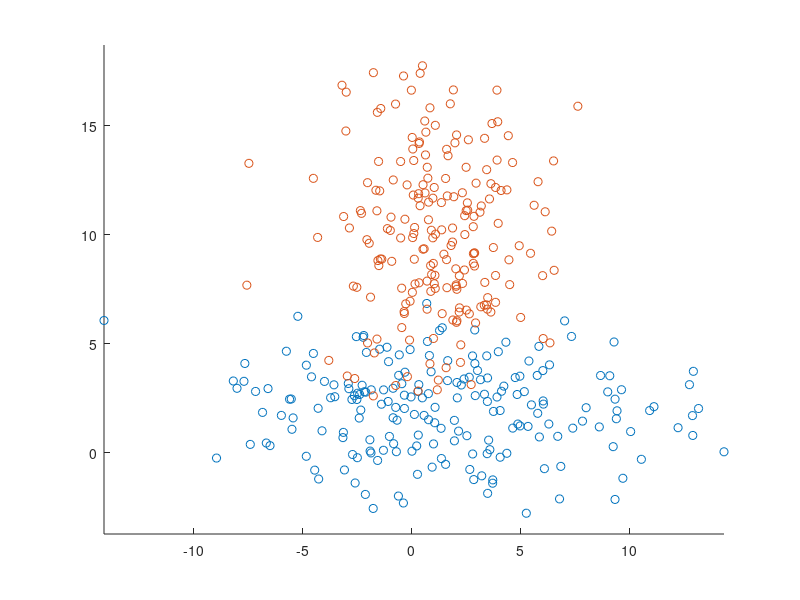

This chart was generated by the following MATLAB code: (Note: this script raises an error after producing the figure.)
% Two gaussian

rng(0)

X1 = bsxfun(@times,randn(1000,2),[5 2]);
X1 = bsxfun(@plus,X1,[1 2]);
X2 = bsxfun(@times,randn(1000,2),[2.5 3.5]);
X2 = bsxfun(@plus,X2,[1 10]);
X3 = bsxfun(@times,randn(200,2),[5 2]);
X3 = bsxfun(@plus,X3,[1 2]);
X4 = bsxfun(@times,randn(200,2),[2.5 3.5]);
X4 = bsxfun(@plus,X4,[1 10]);

scatter(X3(:,1),X3(:,2),'bx')
hold on
scatter(X4(:,1),X4(:,2),'rx')
axis equal
set(gcf,'renderer','zbuffer');


xTrain = [X1;X2] ;
xTrain = [xTrain ones(size(xTrain,1),1)] ;
yTrain = [ones(size(X1,1),1) ; -ones(size(X2,1),1)] ;

xTest = [X3;X4] ;
xTest = [xTest ones(size(xTest,1),1)] ;
yTest = [ones(size(X3,1),1) ; -ones(size(X4,1),1)] ;


fieldsize=-20:0.1:20;
[xx,yy] = meshgrid(fieldsize,fieldsize);
xGrid = [xx(:) yy(:) ones(length(yy(:)),1)];

flogistic=@(x)(1./(1+exp(-x)));

% PB1 (primal same as logistic Newton-Raphson folder)
c=0.001; w0=zeros(size(xTrain,2),1) ;
PB1=LP_primal_logistic_reg_problem(xTrain,yTrain);
tic;
w_pb1= LP_damped_newton_method(PB1,c,w0);
train_time_primal = toc;
tic;
w_pb1_nr= LP_newton_raphson(PB1,c,w0);
train_time_primal_nr = toc;

val = flogistic(xGrid*w_pb1) ; val = reshape(val,length(fieldsize),length(fieldsize)) ;
contour(xx,yy,val,[0.5 0.5],'r','LineWidth',2);
val = flogistic(xGrid*w_pb1_nr) ; val = reshape(val,length(fieldsize),length(fieldsize)) ;
contour(xx,yy,val,[0.5 0.5],'--r','LineWidth',4);

% PB2: dual (Kernel logistic regression)
% linear kernel
c=0.001; alpha0=zeros(size(xTrain,1),1) ;

K = xTrain*xTrain' ;
PB2=LP_dual_logistic_reg_problem(K,yTrain);

tic;
alpha_pb2= LP_damped_newton_method(PB2,c,alpha0);
train_time_dual_lin = toc;
tic;
alpha_pb2_nr= LP_newton_raphson(PB2,c,alpha0);
train_time_dual_lin_nr = toc;

Kgrid=xGrid*xTrain';
sumProduct_grid = zeros(size(xGrid,1),1);
for i=1:size(xGrid,1)
    sumProduct_grid(i) =  Kgrid(i,:) * alpha_pb2 ;
end
Ktest_lin=xTest*xTrain';
sumProduct_lin = zeros(size(xTest,1),1);
for i=1:size(xTest,1)
    sumProduct_lin(i) =  Ktest_lin(i,:) * alpha_pb2 ;
end

sumProduct_grid_nr = zeros(size(xGrid,1),1);
for i=1:size(xGrid,1)
    sumProduct_grid_nr(i) =  Kgrid(i,:) * alpha_pb2_nr ;
end
sumProduct_lin_nr = zeros(size(xTest,1),1);
for i=1:size(xTest,1)
    sumProduct_lin_nr(i) =  Ktest_lin(i,:) * alpha_pb2_nr ;
end


val = flogistic(sumProduct_grid) ; val = reshape(val,length(fieldsize),length(fieldsize)) ;
contour(xx,yy,val,[0.5 0.5],'b' );
val = flogistic(sumProduct_grid_nr) ; val = reshape(val,length(fieldsize),length(fieldsize)) ;
contour(xx,yy,val,[0.5 0.5],'--b','LineWidth',2 );


% PB3: dual (Kernel logistic regression)
% RBF kernel
c=0.001; alpha0=zeros(size(xTrain,1),1) ;
sigma = 0.001;
K = zeros(size(K)) ;
for i=1:size(K,1)
    u=xTrain(i,:);
    K(i,:) = exp(-sigma*(sum(bsxfun(@minus,xTrain,u).^2,2))) ;
end

PB3=LP_dual_logistic_reg_problem(K,yTrain);

tic;
alpha_pb3= LP_damped_newton_method(PB3,c,alpha0);
train_time_dual_rbf = toc;
tic;
alpha_pb3_nr= LP_newton_raphson(PB3,c,alpha0);
train_time_dual_rbf_nr = toc;


Kgrid=zeros(size(xGrid,1),size(xTrain,1));
for i=1:size(xGrid,1)
    u=xGrid(i,:);
    Kgrid(i,:) = exp(-sigma*(sum(bsxfun(@minus,xTrain,u).^2,2))) ;
end
Ktest_rbf=zeros(size(xTest,1),size(xTrain,1));
for i=1:size(xTest,1)
    u=xTest(i,:);
    Ktest_rbf(i,:) = exp(-sigma*(sum(bsxfun(@minus,xTrain,u).^2,2))) ;
end


sumProduct_grid = zeros(size(xGrid,1),1);
for i=1:size(xGrid,1)
    sumProduct_grid(i) =  Kgrid(i,:) * alpha_pb3 ;
end
sumProduct_rbf = zeros(size(xTest,1),1);
for i=1:size(xTest,1)
    sumProduct_rbf(i) =  Ktest_rbf(i,:) * alpha_pb3 ;
end
sumProduct_grid_nr = zeros(size(xGrid,1),1);
for i=1:size(xGrid,1)
    sumProduct_grid_nr(i) =  Kgrid(i,:) * alpha_pb3_nr ;
end
sumProduct_rbf_nr = zeros(size(xTest,1),1);
for i=1:size(xTest,1)
    sumProduct_rbf_nr(i) =  Ktest_rbf(i,:) * alpha_pb3_nr ;
end


val = flogistic(sumProduct_grid) ; val = reshape(val,length(fieldsize),length(fieldsize)) ;
contour(xx,yy,val,[0.5 0.5],'g' );
val = flogistic(sumProduct_grid_nr) ; val = reshape(val,length(fieldsize),length(fieldsize)) ;
contour(xx,yy,val,[0.5 0.5],'--g','LineWidth',2 );

% error damped newton
sc_primal=flogistic(xTest*w_pb1);
sc_dual_lin=flogistic(sumProduct_lin);
sc_dual_rbf=flogistic(sumProduct_rbf);

error_primal = sum((sc_primal < 0.5) == (yTest==1))
error_dual_lin = sum((sc_dual_lin < 0.5) == (yTest==1))
error_dual_rbf = sum((sc_dual_rbf < 0.5) == (yTest==1))

train_time_primal
train_time_dual_lin
train_time_dual_rbf


% error newton raphson
sc_primal_nr=flogistic(xTest*w_pb1_nr);
sc_dual_lin_nr=flogistic(sumProduct_lin_nr);
sc_dual_rbf_nr=flogistic(sumProduct_rbf_nr);

error_primal_nr = sum((sc_primal_nr < 0.5) == (yTest==1))
error_dual_lin_nr = sum((sc_dual_lin_nr < 0.5) == (yTest==1))
error_dual_rbf_nr = sum((sc_dual_rbf_nr < 0.5) == (yTest==1))

train_time_primal_nr
train_time_dual_lin_nr
train_time_dual_rbf_nr


